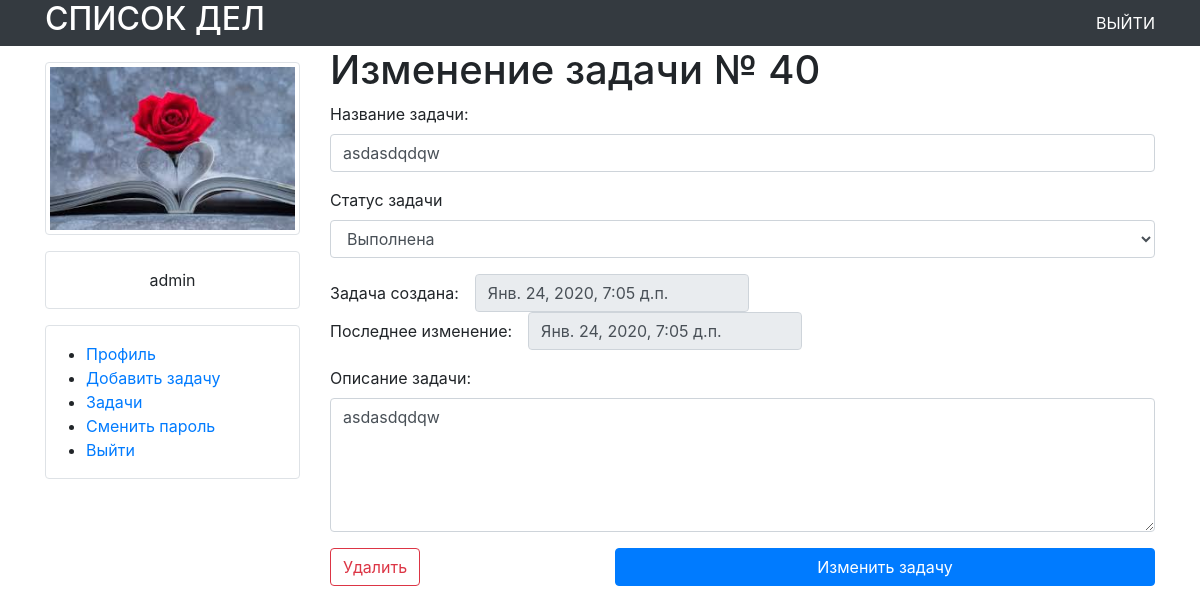
The app's page /tasks/modify/40 (signed in) with its own data.
### accounts/models.py (models this page shows, shortened)
class Profile(models.Model):
    user = models.OneToOneField(User, on_delete=models.CASCADE)
    birth_date = models.DateField(blank=True, null=True)
    avatar = models.ImageField(upload_to='user_avatars/%Y/%m/%d', blank=True, null=True)

### tasks/models.py (models this page shows, shortened)
class TodoItem(models.Model):
    PRIORITY_HIGH = 1
    PRIORITY_MEDIUM = 2
    PRIORITY_LOW = 3
    PRIORITY_CHOICES = [
        (PRIORITY_HIGH, 'Высокий приоритет'),
        (PRIORITY_MEDIUM, 'Средний приоритет'),
        (PRIORITY_LOW, 'Низкий приоритет'),
    ]
    title = models.CharField(max_length=128)
    description = models.TextField()
    is_completed = models.BooleanField('выполнено', default=False)
    created = models.DateTimeField(auto_now_add=True)
    updated = models.DateTimeField(auto_now=True)
    owner = models.ForeignKey(User, on_delete=models.CASCADE, related_name='tasks')
    priority = models.IntegerField('Приоритет', choices=PRIORITY_CHOICES, default=PRIORITY_MEDIUM)
    class Meta:
        ordering = ('-created',)

### tasks/views.py (the view, shortened to what this page needs)
# urls.py: path('modify/<int:uid>', views.modify, name='modify_task'),
@login_required()
def modify(request, uid):
    if request.method == 'GET':
        task = TodoItem.objects.filter(id=uid)[0]
        return render(request, 'tasks/modify.html', context={'task': task})

### tasks/templates/tasks/modify.html (shortened to what this page needs)
{% extends 'base.html' %}
{% block content %}
<div>
    <h1>
        Изменение задачи № {{ task.pk }}
    </h1>
</div>
<form action="/tasks/modify/{{task.pk}}" method="post">
    <div>
        <label for="title">Название задачи: </label>
        <input id="title" class="form-control" type="text" name="title" value="{{task.title}}">
    </div>
    <div class="form-group mt-3">
        <label for="status">Статус задачи</label>
        <select class="form-control" name="status">
            <option {{task.is_completed|yesno:
            "selected,"}} value="True">Выполнена</option>
        </select>
    </div>
    <div class="form-inline mt-3">
        <div class="form-group mr-5">
            <label for="created" class="mr-3">Задача создана: </label>
            <input id="created" class="form-control" type="datetime" name="created" readonly value="{{task.created}}">
        </div>
        <div class="form-group mr-5">
            <label for="last-modify" class="mr-3">Последнее изменение: </label>
            <input id="last-modify" class="form-control" type="datetime" name="last-modify" readonly
                   value="{{task.updated}}">
        </div>
    </div>
    <div class="mt-3">
        <label for="description">Описание задачи: </label>
        <textarea id="description" class="form-control" type="text" name="description"
                  rows="5">{{task.description}}</textarea>
    </div>
    <div class="row mt-3">
        <div class="col-4">
            <a href="/delete/{{id}}">
                <button type="button" class="btn btn-outline-danger mr-5">Удалить</button>
            </a>
        </div>
        <div class="col-8">
            <input type="submit" value="Изменить задачу" class="btn btn-primary btn-block">
        </div>
    </div>
</form>
{% endblock %}

### templates/base.html (shortened to what this page needs)
{% load static %}
<html>
<head>
    <link rel="stylesheet"
          href="https://maxcdn.bootstrapcdn.com/bootstrap/4.0.0/css/bootstrap.min.css"
          integrity="sha384-
Gn5384xqQ1aoWXA+058RXPxPg6fy4IWvTNh0E263XmFcJlSAwiGgFAW/dAiS6JXm"
>
</head>
<body>
<div class="container-fluid bg-dark text-white">
    <div class="container">
        <div class="row">
            <div class="col-sm d-flex align-items-center">
                <a class="text-white" href="/tasks/"><h2>СПИСОК ДЕЛ</h2></a>
            </div>
            <div class="col-sm d-flex align-items-center justify-content-end">
                <a class="text-white" href="{% url 'logout' %}">ВЫЙТИ</a>
            </div>
        </div>
    </div>
</div>
<div class="container">
    <div class="row">
        <div class="side_bar col-sm mt-3">
            {% block side_bar %}
            {% if user.is_authenticated%}
            {% if user.profile.avatar == '' %}
            <p class="text-center img-thumbnail mx-auto d-block">НЕТ АВАТАРКИ</p>
            {% else %}
            <img class="img-thumbnail mx-auto d-block" src="{{ user.profile.avatar.url}}" alt="">
            {% endif %}
            <div class="border mt-3 rounded pt-3 text-center"><p>{{ user.first_name }}</p></div>
            <ul class="border mt-3 rounded pt-3 pb-3">
                <li><a href="{% url 'edit' %}">Профиль</a></li>
                <li><a href="{% url 'tasks:create_task' %}">Добавить задачу</a></li>
                <li><a href="{% url 'tasks:list' %}">Задачи</a></li>
                <li><a href="{% url 'password_change' %}">Сменить пароль</a></li>
                <li><a href="{% url 'logout' %}">Выйти</a></li>
            </ul>
            {% endif %}
            {% endblock %}
        </div>
        <div class="main-content col-sm-9">
            {% block content %}
            {% endblock %}
        </div>
    </div>
</div>
</body>
</html>

### records on screen
TodoItem: pk "40", title "asdasdqdqw", created "Янв. 24, 2020, 7:05 д.п.", last-modify "Янв. 24, 2020, 7:05 д.п.", description "asdasdqdqw"

### other values on screen
{{ user.first_name }} "admin"
